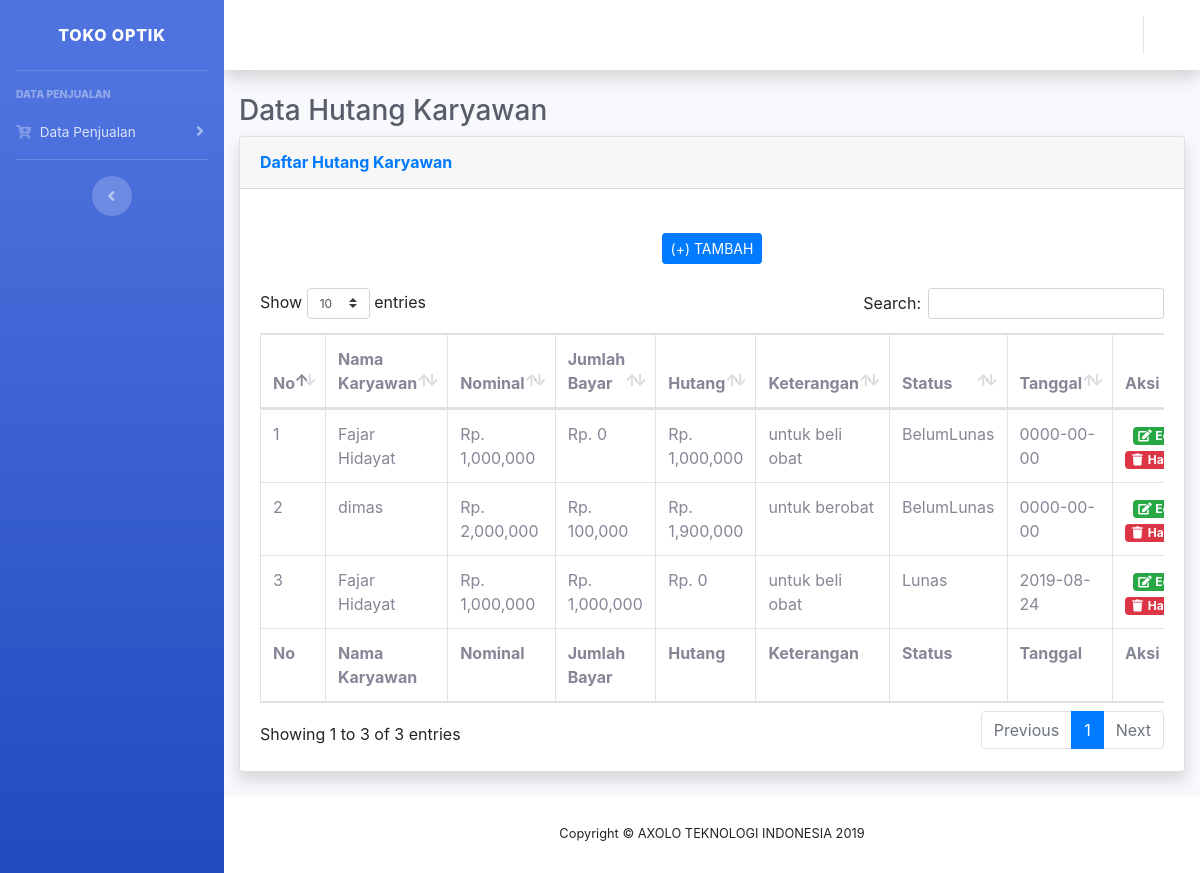
Screenshot of /index.php/hutang_karyawan with the database file from the repository.
### tables this page shows
CREATE TABLE `tbl_setting` (
  `id` int(11) NOT NULL,
  `nama` varchar(100) NOT NULL,
  `fitur` varchar(300) NOT NULL,
  `cek_gambar` int(11) NOT NULL
);

CREATE TABLE `hutang_karyawan` (
  `id` int(11) NOT NULL,
  `id_karyawan` int(11) NOT NULL,
  `nominal` int(20) NOT NULL,
  `jumlah_bayar` int(20) NOT NULL,
  `keterangan` text NOT NULL,
  `status` varchar(50) NOT NULL,
  `tanggal` date NOT NULL
);

CREATE TABLE `karyawan` (
  `id` int(11) NOT NULL,
  `nama` varchar(200) NOT NULL,
  `tempat_lahir` varchar(50) NOT NULL,
  `tanggal_lahir` date NOT NULL,
  `alamat` text NOT NULL,
  `tanggal_masuk` date NOT NULL
);

### application/controllers/Hutang_karyawan.php (called while the page is built, shortened)
<?php
class Hutang_karyawan extends CI_Controller {
	function __construct(){
    $this->load->model('M_hutang_karyawan');
	}
	function index(){
        $data['title']="Data Hutang Karyawan";
        $data['data'] = $this->M_hutang_karyawan->tampilData();
        $this->load->model('M_karyawan');
        $data['karyawan'] = $this->M_karyawan->tampil_karyawan();
        $data['status'] = ['BelumLunas','Lunas'];
        $this->load->view('template/header',$data);
        $this->load->view('template/sidebar',$data);
        $this->load->view('template/topbar',$data);
        $this->load->view('hutang_karyawan/index',$data);
        $this->load->view('template/footer',$data);
  }
}

### index.php (called while the page is built, shortened)
<?php
require_once BASEPATH.'core/CodeIgniter.php';

### application/models/M_hutang_karyawan.php (called while the page is built, shortened)
<?php
class M_hutang_karyawan extends CI_Model{
    function tampilData(){
        return $this->db->query("select a.id, a.nominal, a.jumlah_bayar,a.tanggal, a.keterangan, a.status, b.nama as nama_karyawan
                                    from hutang_karyawan a left join karyawan b on a.id_karyawan=b.id order by a.status='Lunas' ")->result_array();
    }
}

### application/models/M_karyawan.php (called while the page is built, shortened)
<?php
class M_karyawan extends CI_Model
{
   public function tampil_karyawan()
   {
       return $this->db->get('karyawan');
   }
}

### application/views/hutang_karyawan/index.php (the view, shortened to what this page needs)
 <div class="container-fluid">
<h1 class="h3 mb-2 text-gray-800">Data Hutang Karyawan</h1>
<div class="card shadow mb-4">
  <div class="card-header py-3">
    <h6 class="m-0 font-weight-bold text-primary">Daftar Hutang Karyawan</h6>
  </div>
  <br>
  <div class="card-body">
    <center>
      <button type="button" class="btn btn-primary btn-sm" data-toggle="modal" data-target="#add_hutang_karyawan">
        (+) TAMBAH
      </button>
    </center><br>
    <div class="table-responsive">
      <table class="table table-bordered" id="dataTable" width="100%" cellspacing="0">
        <thead>
          <tr>
            <th>No</th>
            <th>Nama Karyawan</th>
            <th>Nominal</th>
            <th>Jumlah Bayar</th>
            <th>Hutang</th>
            <th>Keterangan</th>
            <th>Status</th>
            <th>Tanggal</th>
            <th>Aksi</th>
          </tr>
        </thead>
        <tfoot>
          <tr>
            <th>No</th>
            <th>Nama Karyawan</th>
            <th>Nominal</th>
            <th>Jumlah Bayar</th>
            <th>Hutang</th>
            <th>Keterangan</th>
            <th>Status</th>
            <th>Tanggal</th>
            <th>Aksi</th>
          </tr>
        </tfoot>
        <tbody>
        <?php $no=1; foreach($data as $a){ ?>
          <tr>
            <td><?= $no++; ?></td>
            <td><?= $a['nama_karyawan']; ?></td>
            <td>Rp. <?= number_format($a['nominal']); ?></td>
            <td>Rp. <?= number_format($a['jumlah_bayar']); ?></td>
            <td>Rp.
            <?php
                $tampung = $a['nominal']-$a['jumlah_bayar'];
                echo number_format($tampung);
            ?>
              </td>
            <td><?= $a['keterangan']; ?></td>
            <td><?= $a['status']; ?></td>
            <td><?= $a['tanggal']; ?></td>
            <td class="text-center">
              <a class="badge badge-success" href="#modal-edit<?= $a['id']; ?>" data-toggle="modal" title="Edit"><span class="fas fa-fw fa-edit"></span> Edit</a>
              <a class="badge badge-danger" href="#modal-hapus<?= $a['id']; ?>" data-toggle="modal" title="Hapus"><span class="fas fa-fw fa-trash"></span> Hapus</a>
           </td>
          </tr>
        <?php } ?>
        </tbody>
      </table>
    </div>
  </div>
</div>
</div>
</div>

### application/views/template/sidebar.php (shortened to what this page needs)
<ul class="navbar-nav bg-gradient-primary sidebar sidebar-dark accordion" id="accordionSidebar">
  <a class="sidebar-brand d-flex align-items-center justify-content-center" href="index.html">
      <?php
          $data1 = $this->db->query("select * from tbl_setting where id=2")->row_array();
      ?>
    <div class="sidebar-brand-text mx-3"><?= $data1['fitur']; ?></div>
  </a>
  <hr class="sidebar-divider">
  <div class="sidebar-heading">
    Data Penjualan
  </div>
  <li class="nav-item">
    <a class="nav-link collapsed" href="#" data-toggle="collapse" data-target="#collapseTwo3" aria-expanded="true" aria-controls="collapseTwo">
      <i class="fas fa-cart-plus"></i>
      <span>Data Penjualan</span>
    </a>
  </li>
  <hr class="sidebar-divider d-none d-md-block">
  <div class="text-center d-none d-md-inline">
    <button class="rounded-circle border-0" id="sidebarToggle"></button>
  </div>
</ul>

### application/views/template/footer.php (shortened to what this page needs)
<footer class="sticky-footer bg-white">
        <div class="container my-auto">
          <div class="copyright text-center my-auto">
          <?php
              $data1 = $this->db->query("select * from tbl_setting where id=1")->row_array();
          ?>
            <span>Copyright &copy; <?= $data1['fitur']; ?> </span>
          </div>
        </div>
      </footer>
    </div>
  </div>
</body>
</html>

### rows the page displays
tbl_setting: fitur "TOKO OPTIK"
hutang_karyawan: id_karyawan.nama "Fajar Hidayat", nominal "1,000,000", jumlah_bayar "0", tampung "1,000,000", keterangan "untuk beli obat", status "BelumLunas", tanggal "0000-00-00"
hutang_karyawan: id_karyawan.nama "dimas", nominal "2,000,000", jumlah_bayar "100,000", tampung "1,900,000", keterangan "untuk berobat", status "BelumLunas", tanggal "0000-00-00"
hutang_karyawan: id_karyawan.nama "Fajar Hidayat", nominal "1,000,000", jumlah_bayar "1,000,000", tampung "0", keterangan "untuk beli obat", status "Lunas", tanggal "2019-08-24"
tbl_setting: fitur "AXOLO TEKNOLOGI INDONESIA 2019"
